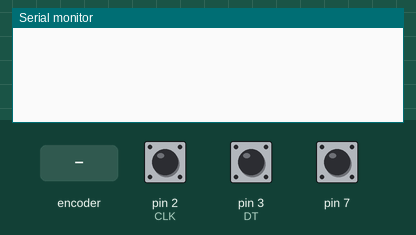
This sketch was run on a simulated Arduino Uno, built with avr-gcc and run on an emulated ATmega328P. Parts: the last lines printed to the serial monitor. The test bench sets the inputs (shaded band); at power-on: pin 7 HIGH, pin 2 (CLK) HIGH, pin 3 (DT) HIGH.

Above: at 1.2 s.
1.3 s: rotary encoder on pin 2 (CLK) / pin 3 (DT) turned 1 step (first pin leading)
At 2.6 s:
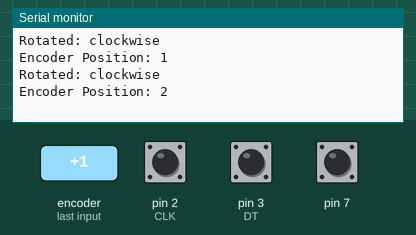
3.0 s: pin 7 pulled LOW for 0.15 s
At 3.8 s:
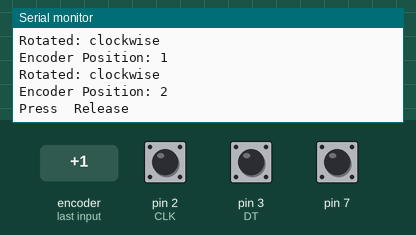
4.6 s: pin 7 pulled LOW for 1 s
At 6.8 s:
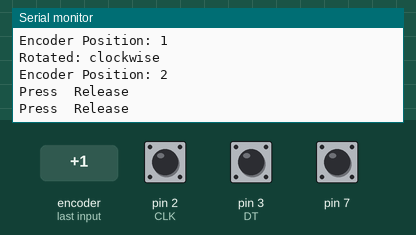
7.1 s: rotary encoder on pin 2 (CLK) / pin 3 (DT) turned 2 steps (second pin leading)
At 8.6 s:
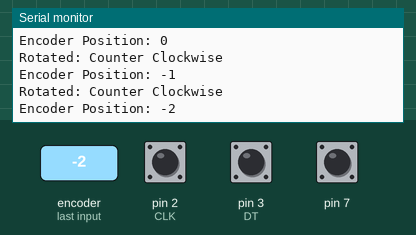
Timing chart, 0 to 10.0 s (numbered marks = the images above; inputs shaded):
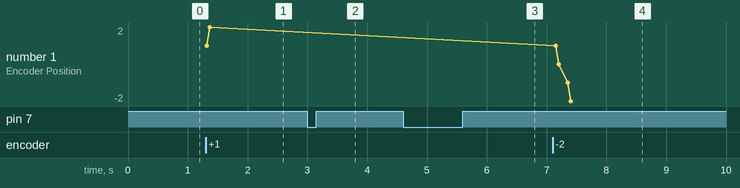

The sketch:

rotary_encoder.ino
```cpp
#define CLK 2
#define DT 3

int last_clk;
int clk_val;
int encoderPosCount = 0;
bool clock_wise;
bool button;
bool lastButton=HIGH;

void setup() {
  pinMode(7,INPUT_PULLUP);
  pinMode(DT, INPUT_PULLUP);
  pinMode(CLK, INPUT_PULLUP);
  last_clk = digitalRead(CLK);
  Serial.begin(9600);
}

void loop() {
  // put your main code here, to run repeatedly:
  clk_val = digitalRead(CLK);
  if (clk_val != last_clk) {
    if (digitalRead(DT) != clk_val) {
      encoderPosCount++;
      clock_wise = true;
    }
    else {
      clock_wise = false;
      encoderPosCount--;
    }
    Serial.print("Rotated: ");
    (clock_wise) ? Serial.println("clockwise") : Serial.println("Counter Clockwise");
    Serial.print("Encoder Position: ");
    Serial.println(encoderPosCount);
  }
  last_clk = clk_val;

  button = digitalRead(7);
  if (button == LOW && lastButton == HIGH) {
    Serial.print("Press");
  }
  else if (button == HIGH && lastButton == LOW) {
    Serial.println("  Release");
  }
  lastButton = button;
}
```

Measured:
- after the input at 1.3 s, the serial monitor: prints a new line at once (image 1)
- after the input at 3.0 s, the serial monitor: prints a new line at once (image 2)
- after the input at 4.6 s, the serial monitor: prints a new line at once (image 3)
- after the input at 7.1 s, the serial monitor: prints a new line at once (image 4)
- plotted number 1: 2 → -2 after the input at 7.1 s
